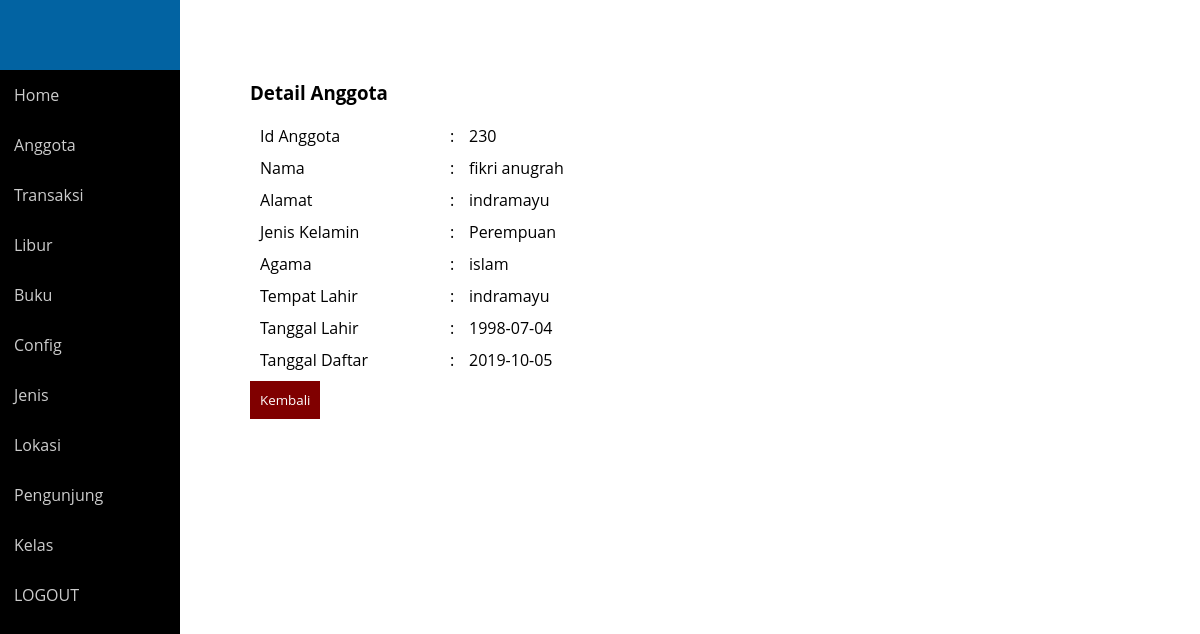
The page /perpus/detail_anggota.php?id_anggota=230 (signed in) on the database its author committed.
### tables this page shows
CREATE TABLE IF NOT EXISTS `anggota` (
`id_anggota` int(6) NOT NULL,
  `nama` varchar(20) NOT NULL,
  `alamat` varchar(150) NOT NULL,
  `jk` varchar(20) NOT NULL,
  `agama` varchar(10) NOT NULL,
  `tmp_lahir` varchar(50) NOT NULL,
  `tgl_lahir` date NOT NULL,
  `tgl_daftar` date NOT NULL
);

### perpus/detail_anggota.php (the view, shortened to what this page needs)
<!DOCTYPE html>
<html>
  <head>
    <link rel="stylesheet" type="text/css" href="style2.css">
  </head>
<body>
  <nav>
  </nav>
            <div class="sidebar">
                <ul class="nav side-menu">
      <li><a href="index.php">Home</a></li>
      <li><a href="anggota.php">Anggota</a></li>
      <li><a href="Transaksi.php">Transaksi</a></li>
      <li><a href="Libur.php">Libur</a></li>
      <li><a href="buku.php">Buku</a></li>
      <li><a href="config.php">Config</a></li>
      <li><a href="Pegawai.php">Jenis</a></li>
      <li><a href="Absensi.php">Lokasi</a></li>
      <li><a href="Pegawai.php">Pengunjung</a></li>
      <li><a href="Absensi.php">Kelas</a></li>
      <li><a href="logout.php">LOGOUT</a></li>
    </ul>
  </div>
             <div class="right">
    <div class="isimain">
      <?php
    $link = koneksi_db();
    $id = $_GET['id_anggota'];
        $sql = "SELECT * FROM anggota WHERE id_anggota='$id'";
        $res = mysqli_query($link,$sql);
        while($data=mysqli_fetch_array($res)){
              ?>
           <h3>Detail Anggota</h3>
     <div class="content">
        <table class="table-form" border="0" width="100%" cellpadding="10" cellspacing="10">
              <tr>
                <tr>
                <td width="20%">Id Anggota</td>
                <td width="1%">:</td>
                <td><?php echo $data['id_anggota']; ?></td>
            </tr>
            <tr>
                <td>Nama</td>
                <td width="1%">:</td>
                <td><?php echo $data['nama']; ?></td>
            </tr>
            <tr>
                <td>Alamat</td>
                <td width="1%">:</td>
                <td><?php echo $data['alamat']; ?></td>
            </tr>
            <tr>
                <td>Jenis Kelamin</td>
                <td width="1%">:</td>
                <td><?php echo $data['jk']; ?></td>
            </tr>
            <tr>
                <td>Agama</td>
                <td width="1%">:</td>
                <td><?php echo $data['agama']; ?></td>
            </tr>
            <tr>
                <td>Tempat Lahir</td>
                <td width="1%">:</td>
                <td><?php echo $data['tmp_lahir']; ?></td>
            </tr>
            <tr>
                <td>Tanggal Lahir</td>
                <td width="1%">:</td>
                <td><?php echo $data['tgl_lahir']; ?></td>
            </tr>
             <tr>
                <td>Tanggal Daftar</td>
                <td width="1%">:</td>
                <td><?php echo $data['tgl_daftar']; ?></td>
            </tr>
          </table>
          <?php
        }
          ?>
      </div>
      <a href="anggota.php"><input type="submit" value="Kembali"></a>
      </div>
  </body>
</html>

### perpus/style2.css (style rules this page uses)
body { font-family: 'Open Sans', sans-serif; }
* { margin: 0; padding: 0; font-family: 'Open Sans', sans-serif; }
nav { width: 15%; height: 70px; background: #0263a2; position: fixed; z-index: 999; }
a { text-decoration: none; }
.sidebar { width: 15%; background: #000; position: fixed; height: 500%; padding-top: 70px; overflow: hidden; float: left; }
.sidebar ul li { list-style: none; }
.sidebar ul li a { padding: 14px; width: 50%; color: #ccc; display: block; transition: 0.4s; }
.isimain { padding: 80px 10px 30px 250px; }
input[type=submit] { margin: 0px; outline: 0; background: maroon; color: #fff; border: 0; padding: 10px; cursor: pointer; }

### rows shown on the page
anggota: id_anggota "230", nama "fikri anugrah", alamat "indramayu", jk "Perempuan", agama "islam", tmp_lahir "indramayu", tgl_lahir "1998-07-04", tgl_daftar "2019-10-05"
